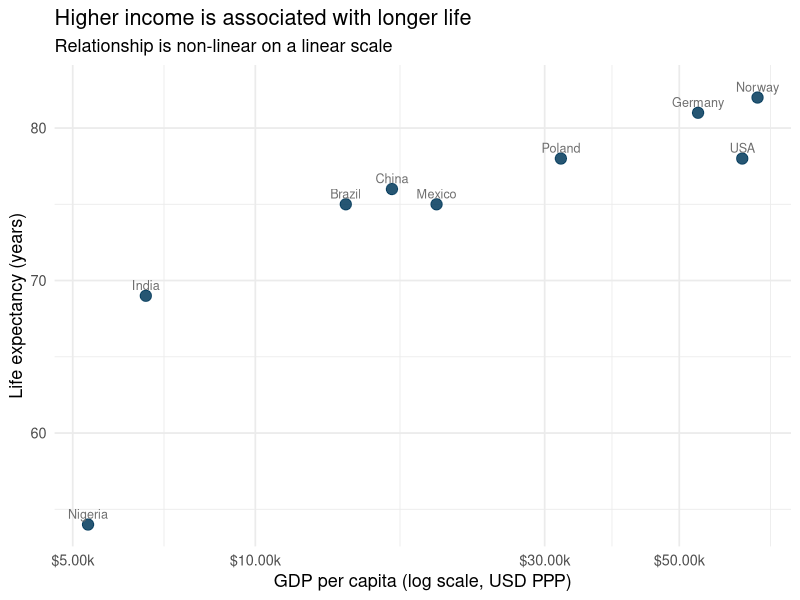

Generate this figure with R:
## ---- chunk 1
#| label: setup
#| include: false

library(tidyverse)
theme_set(theme_minimal(base_size = 13))
## ---- chunk 2
#| label: data

example_data <- tibble(
  country         = c("Nigeria", "India", "Brazil", "China",
                      "Mexico", "Poland", "Germany", "USA", "Norway"),
  gdp_per_capita  = c(5300, 6600, 14100, 16800,
                      19900, 31900, 53700, 63500, 67300),
  life_expectancy = c(54, 69, 75, 76, 75, 78, 81, 78, 82)
)
## ---- chunk 3
#| label: fig-scatter
#| fig-cap: "Life expectancy and GDP per capita across nine countries. The log scale on the x-axis reveals a roughly linear relationship."

ggplot(example_data, aes(x = gdp_per_capita, y = life_expectancy)) +
  geom_point(colour = "#00395B", size = 3.5, alpha = 0.85) +
  geom_text(
    aes(label = country),
    nudge_y = 0.7, size = 3.2, colour = "#6F6F6F"
  ) +
  scale_x_log10(
    labels = scales::label_dollar(scale = 1/1000, suffix = "k")
  ) +
  labs(
    x        = "GDP per capita (log scale, USD PPP)",
    y        = "Life expectancy (years)",
    title    = "Higher income is associated with longer life",
    subtitle = "Relationship is non-linear on a linear scale"
  )
